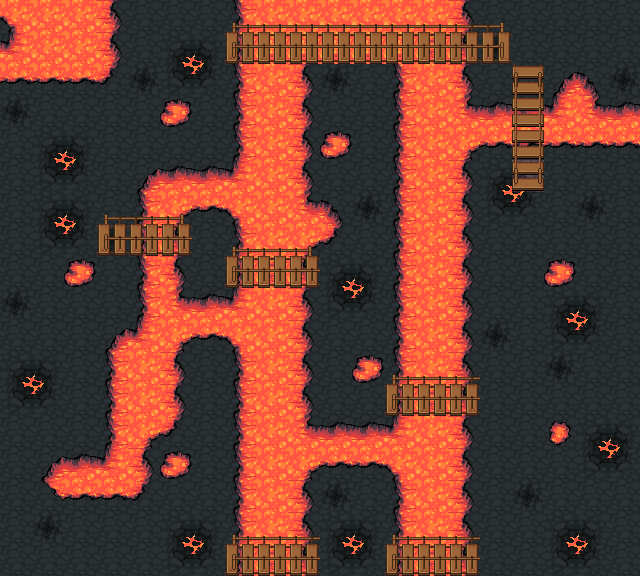

Tiled map render using the project's own tile images. Description and the whole map definition, tile-layer contents included, below:
An orthogonal 20x18 tile map with 32x32 px tiles, 1 tile layer (map).

<map version="1.0" orientation="orthogonal" renderorder="right-down" width="20" height="18" tilewidth="32" tileheight="32" nextobjectid="46201">
 <tileset firstgid="1" name="Map3" tilewidth="32" tileheight="32" tilecount="360" columns="20">
  <image source="Map3.png" width="640" height="576" />
 </tileset>
 <layer name="map" width="20" height="18">
  <data encoding="csv">
208,2,2,24,5,5,5,8,10,10,10,10,10,10,15,16,5,5,5,5,
188,2,2,24,5,26,27,28,29,29,29,29,29,34,35,36,5,5,5,5,
41,41,41,305,45,46,47,48,2,24,45,5,48,2,24,5,57,105,131,45,
45,5,5,5,5,91,5,48,2,24,5,5,48,2,186,107,77,188,186,107,
5,26,27,5,5,5,5,48,2,24,91,5,48,2,206,41,97,41,41,41,
5,46,47,5,105,107,107,188,2,24,5,5,48,2,24,26,117,5,5,5,
5,26,27,124,125,126,41,208,2,186,131,45,48,2,24,46,47,5,45,5,
5,46,47,144,145,35,5,8,10,126,305,5,48,2,24,5,5,5,5,5,
5,5,91,5,48,24,5,28,34,35,26,27,48,2,24,5,5,91,5,5,
45,5,5,5,48,186,107,188,2,24,46,47,48,2,24,5,5,26,27,5,
5,5,5,105,188,206,41,208,2,24,5,5,48,2,24,45,5,46,47,5,
26,27,5,48,2,24,5,48,2,24,5,91,8,10,15,5,5,45,5,5,
46,47,5,48,2,24,5,48,2,24,5,5,28,34,35,5,5,5,5,5,
5,5,5,48,206,305,5,48,2,186,107,107,188,2,24,5,5,278,26,27,
5,105,107,188,24,91,5,48,2,206,41,41,208,2,24,5,5,5,46,47,
5,302,41,41,305,5,5,48,2,24,45,5,48,2,24,5,45,5,5,5,
5,45,5,5,5,26,27,8,10,15,26,27,8,10,15,5,5,26,27,5,
5,5,5,5,5,46,47,28,34,35,46,47,28,34,35,5,5,46,47,5
</data>
 </layer>
</map>